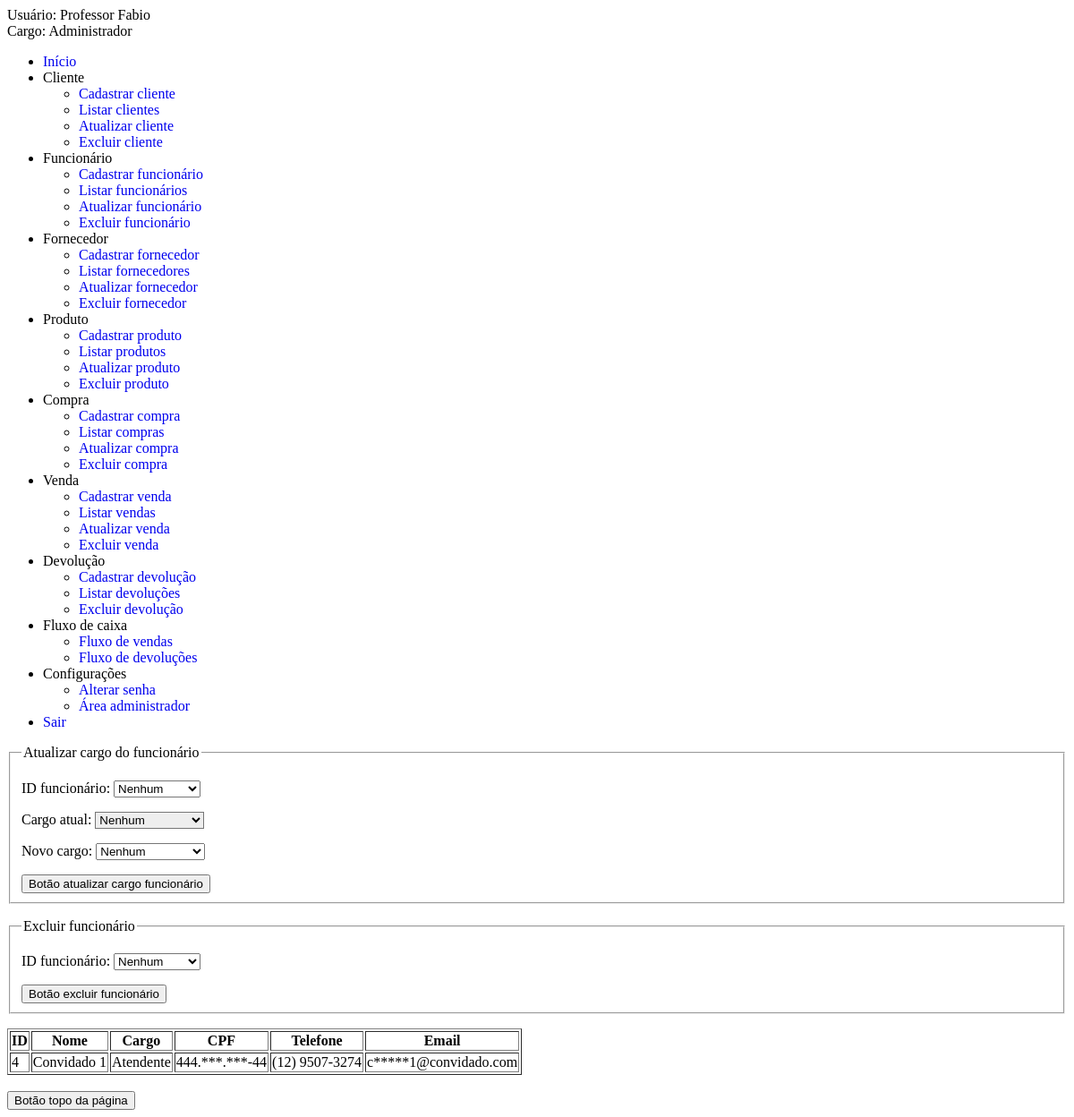
Page /form_crud/form_area_adm.php (signed in) on the committed database.
### tables this page shows
CREATE TABLE `funcionario` (
  `cd_funcionario` int(11) NOT NULL,
  `nome` varchar(50) NOT NULL,
  `cargo` varchar(30) NOT NULL,
  `cpf` char(14) NOT NULL,
  `telefone` char(14) NOT NULL,
  `email` varchar(50) NOT NULL,
  `senha` varchar(255) NOT NULL
);

### form_crud/form_area_adm.php (the view, shortened to what this page needs)
<?php
	require_once '../conexao/conexao.php';
	if((isset($_SESSION['id_usuario'])) && (!empty($_SESSION['id_usuario']))){
		echo "Usuário: " . $_SESSION['nome_usuario'] . "<br/> ";
		echo "Cargo: " . $_SESSION['cargo_usuario'];
	} else {
		echo "<script> alert('Ação inválida, entre no sistema da maneira correta.'); location.href='/web/index.php' </script>";
		die;
	}
?>
<!DOCTYPE html>
<html lang="pt-br">
<head>
	<link rel="stylesheet" href="/web/css/css.css">
</head>
<body>
	<nav id="menu">
		<ul>
			<li> <a href="/web/inicio.php" title="Início"> Início </a> </li>
			<li class="submenu"> <a> Cliente </a>
				<ul>
					<li><a href="/web/form_crud/form_insert_cliente.php/#cad_cli" title="Cadastrar cliente"> Cadastrar cliente </a></li>
					<li><a href="/web/form_crud/form_select_cliente.php/#nome" title="Listar clientes"> Listar clientes </a></li>
					<li><a href="/web/form_crud/form_update_cliente.php/#atu_cli" title="Atualizar cliente"> Atualizar cliente </a></li>
					<li><a href="/web/form_crud/form_delete_cliente.php/#exc_cli" title="Excluir cliente"> Excluir cliente </a></li>
				</ul>
			</li>
			<li class="submenu"> <a> Funcionário </a>
				<ul>
					<li><a href="/web/form_crud/form_insert_funcionario.php/#cad_func" title="Cadastrar funcionário"> Cadastrar funcionário </a></li>
					<li><a href="/web/form_crud/form_select_funcionario.php/#nome" title="Listar funcionários"> Listar funcionários </a></li>
					<li><a href="/web/form_crud/form_update_funcionario.php/#atu_func" title="Atualizar funcionário"> Atualizar funcionário </a></li>
					<li><a href="/web/form_crud/form_delete_funcionario.php/#exc_func" title="Excluir funcionário"> Excluir funcionário </a></li>
				</ul>
			</li>
			<li class="submenu"> <a> Fornecedor </a>
				<ul>
					<li> <a href="/web/form_crud/form_insert_fornecedor.php/#cad_forn" title="Cadastrar fornecedor"> Cadastrar fornecedor </a></li>
					<li> <a href="/web/form_crud/form_select_fornecedor.php/#nome" title="Listar fornecedores"> Listar fornecedores </a></li>
					<li> <a href="/web/form_crud/form_update_fornecedor.php/#atu_forn" title="Atualizar fornecedor"> Atualizar fornecedor </a></li>
					<li> <a href="/web/form_crud/form_delete_fornecedor.php/#exc_forn" title="Excluir fornecedor"> Excluir fornecedor </a></li>
				</ul>
			</li>
			<li class="submenu"> <a> Produto </a>
				<ul>
					<li> <a href="/web/form_crud/form_insert_produto.php/#cad_pro" title="Cadastrar produto"> Cadastrar produto </a> </li>
					<li> <a href="/web/form_crud/form_select_produto.php/#nome" title="Listar produtos"> Listar produtos </a> </li>
					<li> <a href="/web/form_crud/form_update_produto.php/#atu_pro" title="Atualizar produto"> Atualizar produto </a> </li>
					<li> <a href="/web/form_crud/form_delete_produto.php/#exc_pro" title="Excluir produto"> Excluir produto </a> </li>
				</ul>
			</li>
			<li class="submenu"> <a> Compra </a>
				<ul>
					<li> <a href="/web/form_crud/form_insert_compra.php/#cad_com" title="Cadastrar compra"> Cadastrar compra </a> </li>
					<li> <a href="/web/form_crud/form_select_compra.php/#nome" title="Listar compras"> Listar compras </a> </li>
					<li> <a href="/web/form_crud/form_update_compra.php/#atu_com" title="Atualizar compra"> Atualizar compra </a> </li>
					<li> <a href="/web/form_crud/form_delete_compra.php/#exc_com" title="Excluir compra"> Excluir compra </a> </li>
				</ul>
			</li>
			<li class="submenu"> <a> Venda </a>
				<ul>
					<li> <a href="/web/form_crud/form_insert_venda.php/#cad_ven" title="Cadastrar venda"> Cadastrar venda </a> </li>
					<li> <a href="/web/form_crud/form_select_venda.php/#nome" title="Listar vendas"> Listar vendas </a> </li>
					<li> <a href="/web/form_crud/form_update_venda.php/#atu_ven" title="Atualizar venda"> Atualizar venda </a> </li>
					<li> <a href="/web/form_crud/form_delete_venda.php/#exc_ven" title="Excluir venda"> Excluir venda </a> </li>
				</ul>
			</li>
			<li class="submenu"> <a> Devolução </a>
				<ul>
					<li> <a href="/web/form_crud/form_insert_devolucao.php/#cad_dev" title="Cadastrar devolução"> Cadastrar devolução </a> </li>
					<li> <a href="/web/form_crud/form_select_devolucao.php/#nome" title="Listar devoluções"> Listar devoluções </a> </li>
					<li> <a href="/web/form_crud/form_delete_devolucao.php/#exc_dev" title="Excluir devolução"> Excluir devolução </a> </li>
				</ul>
			</li>
			<li class="submenu"> <a> Fluxo de caixa </a>
				<ul>
					<li> <a href="/web/form_crud/caixa_venda.php/#fluxo_ven" title="Fluxo de vendas"> Fluxo de vendas </a> </li>
					<li> <a href="/web/form_crud/caixa_devolucao.php/#fluxo_dev" title="Fluxo de devoluções"> Fluxo de devoluções </a> </li>
				</ul>
			</li>
			<li class="submenu"> <a> Configurações </a>
				<ul>
					<li> <a href="/web/form_crud/form_update_senha.php/#alt_senha" title="Alterar senha"> Alterar senha </a> </li>
					<li> <a href="/web/form_crud/form_area_adm.php/#area_adm" title="Área administrador"> Área administrador </a> </li>
				</ul>
			</li>
			<li> <a href="/web/logout.php" title="Sair do sistema"> Sair </a> </li>
		</ul>
	</nav>
	<form method="POST" id="area_adm" autocomplete="off" action="/web/crud/area_adm.php" onsubmit="exibirNome()">
		<fieldset>
		<legend> Atualizar cargo do funcionário </legend>
		<p> ID funcionário:
			<select onclick="buscaDados()" name="cd_funcionario" id="cd_funcionario" required="" title="Caixa de seleção para escolher o funcionário">
				<option value="" title="Por padrão a opção é vazia, escolha abaixo o funcionário"> Nenhum </option>
			</select>
		</p>
		<p> Cargo atual:
      		<select name="cargo" id="cargo" required="" title="Cargo atual do funcionário" readonly="readonly" tabindex="-1" aria-disabled="true">
          		<option value="" title="Por padrão a opção é vazia"> Nenhum </option>
      		</select>
  		</p>
		<p> Novo cargo:
      		<select name="novo_cargo" required="" title="Novo cargo do funcionário">
          		<option value="" title="Por padrão a opção é vazia"> Nenhum </option>
      		</select>
  		</p>
		<button name="Atualizar" title="Botão para atualizar cargo do funcionário"> Botão atualizar cargo funcionário </button>
		</fieldset>
	</form>
	<form method="POST" autocomplete="off" action="/web/crud/delete_usuario.php" onsubmit="exibirExclusao()">
		<fieldset>
		<legend> Excluir funcionário </legend>
		<p> ID funcionário:
			<select name="cd_funcionario" id="cd_funcionario" required="" title="Caixa de seleção para escolher o funcionário a ser excluído">
				<option value="" title="Por padrão a opção é vazia, escolha abaixo o funcionário"> Nenhum </option>
			</select>
		</p>
		<button name="Deletar" title="Botão para excluir o funcionário"> Botão excluir funcionário </button>
		</fieldset>
	</form>
	<?php
		try {
			$selecao = "SELECT * FROM funcionario WHERE cargo != 'Administrador'";
			$seleciona_dados = $conexao->prepare($selecao);
			$seleciona_dados->execute();
			$linhas = $seleciona_dados->fetchAll(PDO::FETCH_ASSOC);
		} catch (PDOException $falha_selecao) {
			echo "A listagem de dados não foi feita".$falha_selecao->getMessage();
			die;
		} catch (Exception $falha) {
			echo "Erro não característico do PDO".$falha->getMessage();
			die;
		}
	?>
	<table border="1">
		<tr>
			<th title="ID"> ID </th>
			<th title="Nome"> Nome </th>
			<th title="Cargo"> Cargo </th>
			<th title="CPF"> CPF </th>
		    <th title="Telefone"> Telefone </th>
		    <th title="Email"> Email </th>
		</tr>
		<?php
			foreach ($linhas as $exibir_colunas){
				echo '<tr>';
		 		echo '<td title="'.$exibir_colunas['cd_funcionario'].'">'.$exibir_colunas['cd_funcionario'].'</td>';
		 		echo '<td title="'.$exibir_colunas['nome'].'">'.$exibir_colunas['nome'].'</td>';
		 		echo '<td title="'.$exibir_colunas['cargo'].'">'.$exibir_colunas['cargo'].'</td>';
		 		echo '<td title="'.substr_replace($exibir_colunas['cpf'], '***.***', 4, -3).'">'.substr_replace($exibir_colunas['cpf'], '***.***', 4, -3).'</td>';
		 		echo '<td title="'.$exibir_colunas['telefone'].'">'.$exibir_colunas['telefone'].'</td>';
		 		echo '<td title="'.substr_replace($exibir_colunas['email'], '*****', 1, strpos($exibir_colunas['email'], '@')
		 		- 2).'">'.substr_replace($exibir_colunas['email'], '*****', 1, strpos($exibir_colunas['email'], '@') - 2).'</td>';
		 		echo '</tr>'; echo '</p>';
			}
		?>
	</table>
	<br/>
	<button href="#" onclick='window.scrollTo({top: 0, behavior: "smooth"})' title="Botão voltar ao topo">Botão topo da página</button>
</body>
</html>

### css/css.css (style rules this page uses)
a { text-decoration: none; }
select[readonly] { background: #eee; pointer-events: none; touch-action: none; }

### rows in the picture
funcionario: cd_funcionario "4", nome "Convidado 1", cargo "Atendente", cpf "444.***.***-44", telefone "(12) 9507-3274", email "c*****1@convidado.com"

### other values in the picture
$_SESSION['nome_usuario'] "Professor Fabio"
$_SESSION['cargo_usuario'] "Administrador"
